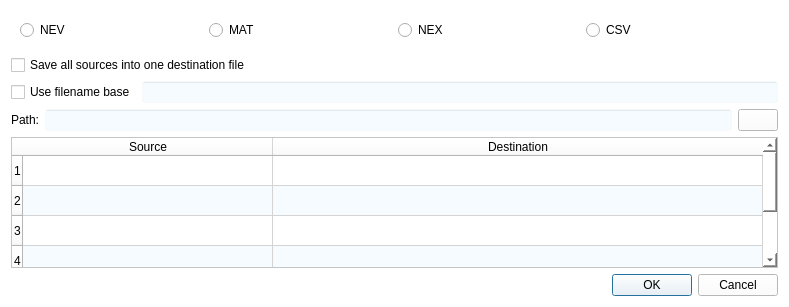
<?xml version="1.0" encoding="UTF-8"?>
<ui version="4.0">
 <class>SaveMergedFilesDialog</class>
 <widget class="QDialog" name="SaveMergedFilesDialog">
  <property name="geometry">
   <rect>
    <x>0</x>
    <y>0</y>
    <width>789</width>
    <height>307</height>
   </rect>
  </property>
  <property name="windowTitle">
   <string>Save Concatenated Files Session As...</string>
  </property>
  <property name="styleSheet">
   <string notr="true">background-color: rgb(255, 255, 255);</string>
  </property>
  <layout class="QVBoxLayout" name="verticalLayout">
   <item>
    <widget class="QWidget" name="widget_3" native="true">
     <layout class="QHBoxLayout" name="horizontalLayout_3">
      <item>
       <widget class="QRadioButton" name="radioButtonNEV">
        <property name="text">
         <string>NEV</string>
        </property>
        <attribute name="buttonGroup">
         <string notr="true">buttonGroupExtension</string>
        </attribute>
       </widget>
      </item>
      <item>
       <widget class="QRadioButton" name="radioButtonMAT">
        <property name="text">
         <string>MAT</string>
        </property>
        <attribute name="buttonGroup">
         <string notr="true">buttonGroupExtension</string>
        </attribute>
       </widget>
      </item>
      <item>
       <widget class="QRadioButton" name="radioButtonNEX">
        <property name="text">
         <string>NEX</string>
        </property>
        <attribute name="buttonGroup">
         <string notr="true">buttonGroupExtension</string>
        </attribute>
       </widget>
      </item>
      <item>
       <widget class="QRadioButton" name="radioButtonCSV">
        <property name="text">
         <string>CSV</string>
        </property>
        <attribute name="buttonGroup">
         <string notr="true">buttonGroupExtension</string>
        </attribute>
       </widget>
      </item>
     </layout>
    </widget>
   </item>
   <item>
    <widget class="QCheckBox" name="checkBoxOneOutputFile">
     <property name="text">
      <string>Save all sources into one destination file</string>
     </property>
    </widget>
   </item>
   <item>
    <widget class="QWidget" name="widget" native="true">
     <layout class="QHBoxLayout" name="horizontalLayout">
      <property name="leftMargin">
       <number>0</number>
      </property>
      <property name="topMargin">
       <number>0</number>
      </property>
      <property name="rightMargin">
       <number>0</number>
      </property>
      <property name="bottomMargin">
       <number>0</number>
      </property>
      <item>
       <widget class="QCheckBox" name="checkBoxUseBaseFileName">
        <property name="text">
         <string>Use filename base</string>
        </property>
       </widget>
      </item>
      <item>
       <widget class="QLineEdit" name="lineEditBaseFileName">
        <property name="enabled">
         <bool>false</bool>
        </property>
        <property name="styleSheet">
         <string notr="true">background-color: rgba(0, 159, 227, 10);
</string>
        </property>
       </widget>
      </item>
     </layout>
    </widget>
   </item>
   <item>
    <widget class="QWidget" name="widget_2" native="true">
     <layout class="QHBoxLayout" name="horizontalLayout_2">
      <property name="leftMargin">
       <number>0</number>
      </property>
      <property name="topMargin">
       <number>0</number>
      </property>
      <property name="rightMargin">
       <number>0</number>
      </property>
      <property name="bottomMargin">
       <number>0</number>
      </property>
      <item>
       <widget class="QLabel" name="label">
        <property name="text">
         <string>Path:</string>
        </property>
       </widget>
      </item>
      <item>
       <widget class="QLineEdit" name="pathLineEdit">
        <property name="styleSheet">
         <string notr="true">background-color: rgba(0, 159, 227, 10);
</string>
        </property>
       </widget>
      </item>
      <item>
       <widget class="QPushButton" name="browsePB">
        <property name="toolTip">
         <string>Browse</string>
        </property>
        <property name="text">
         <string/>
        </property>
        <property name="icon">
         <iconset resource="OFSResources.qrc">
          <normaloff>:/new/Bitmaps/Bitmaps/backward18.png</normaloff>:/new/Bitmaps/Bitmaps/backward18.png</iconset>
        </property>
        <property name="iconSize">
         <size>
          <width>8</width>
          <height>8</height>
         </size>
        </property>
        <property name="autoDefault">
         <bool>true</bool>
        </property>
        <property name="flat">
         <bool>false</bool>
        </property>
       </widget>
      </item>
     </layout>
    </widget>
   </item>
   <item>
    <widget class="QTableWidget" name="filesTable">
     <property name="styleSheet">
      <string notr="true">alternate-background-color:  rgba(0, 159, 227, 10);

</string>
     </property>
     <property name="alternatingRowColors">
      <bool>true</bool>
     </property>
     <property name="wordWrap">
      <bool>true</bool>
     </property>
     <property name="rowCount">
      <number>5</number>
     </property>
     <property name="columnCount">
      <number>2</number>
     </property>
     <attribute name="horizontalHeaderCascadingSectionResizes">
      <bool>false</bool>
     </attribute>
     <attribute name="horizontalHeaderDefaultSectionSize">
      <number>250</number>
     </attribute>
     <attribute name="horizontalHeaderMinimumSectionSize">
      <number>100</number>
     </attribute>
     <attribute name="horizontalHeaderStretchLastSection">
      <bool>true</bool>
     </attribute>
     <attribute name="verticalHeaderDefaultSectionSize">
      <number>30</number>
     </attribute>
     <row/>
     <row/>
     <row/>
     <row/>
     <row/>
     <column>
      <property name="text">
       <string>Source</string>
      </property>
     </column>
     <column>
      <property name="text">
       <string>Destination</string>
      </property>
     </column>
    </widget>
   </item>
   <item>
    <widget class="QDialogButtonBox" name="buttonBox">
     <property name="orientation">
      <enum>Qt::Horizontal</enum>
     </property>
     <property name="standardButtons">
      <set>QDialogButtonBox::Cancel|QDialogButtonBox::Ok</set>
     </property>
    </widget>
   </item>
  </layout>
 </widget>
 <resources>
  <include location="OFSResources.qrc"/>
 </resources>
 <connections>
  <connection>
   <sender>buttonBox</sender>
   <signal>accepted()</signal>
   <receiver>SaveMergedFilesDialog</receiver>
   <slot>slotCheckInputs()</slot>
   <hints>
    <hint type="sourcelabel">
     <x>281</x>
     <y>286</y>
    </hint>
    <hint type="destinationlabel">
     <x>281</x>
     <y>153</y>
    </hint>
   </hints>
  </connection>
  <connection>
   <sender>buttonBox</sender>
   <signal>rejected()</signal>
   <receiver>SaveMergedFilesDialog</receiver>
   <slot>reject()</slot>
   <hints>
    <hint type="sourcelabel">
     <x>281</x>
     <y>286</y>
    </hint>
    <hint type="destinationlabel">
     <x>281</x>
     <y>153</y>
    </hint>
   </hints>
  </connection>
 </connections>
 <slots>
  <slot>slotCheckInputs()</slot>
 </slots>
 <buttongroups>
  <buttongroup name="buttonGroupExtension"/>
 </buttongroups>
</ui>
